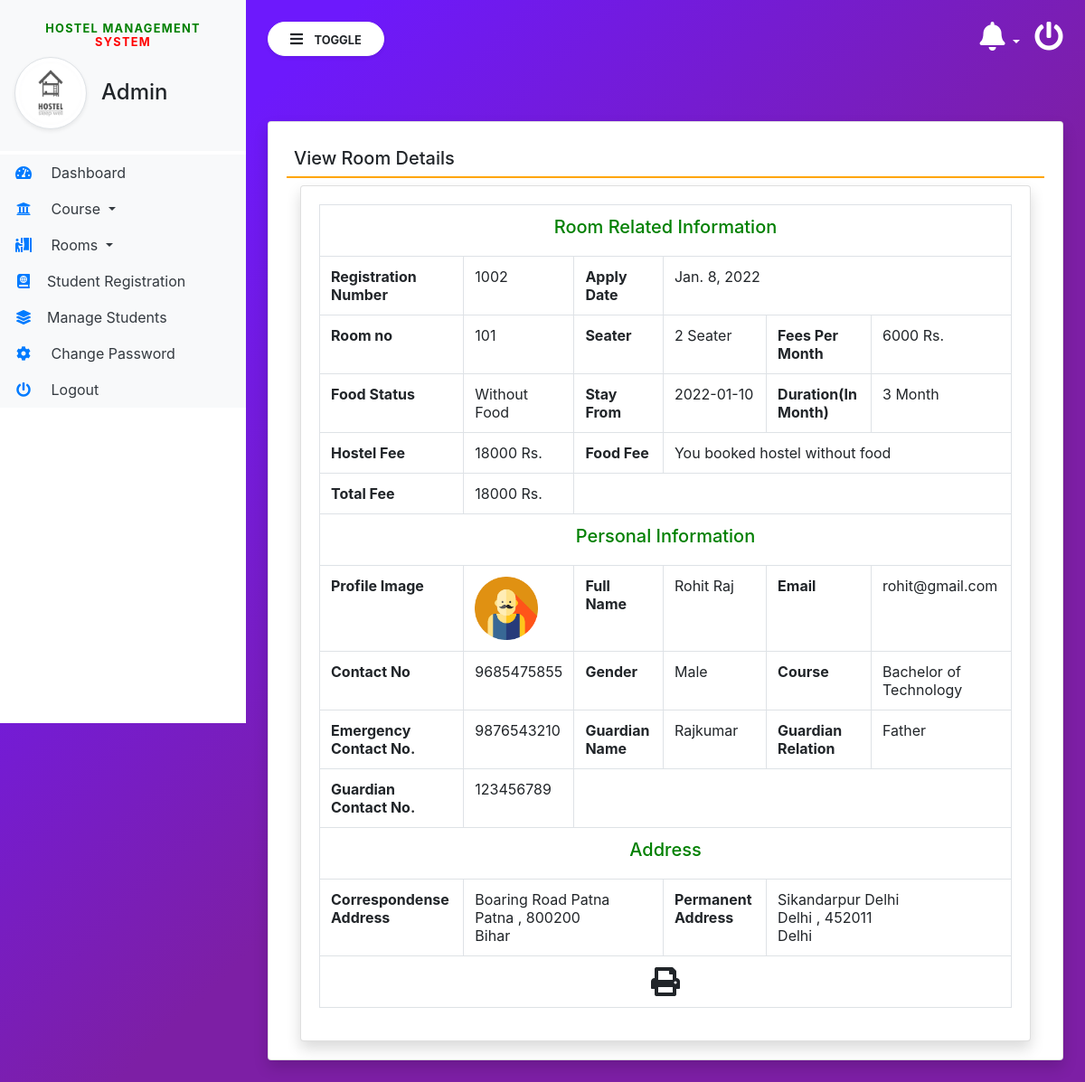
The page /view_RegistrationDtls/1 (signed in) on the database its author committed.
### hostel/models.py (models this page shows, shortened)
class Registration(models.Model):
    rooms = models.ForeignKey(Rooms, on_delete=models.CASCADE)
    foodstatus = models.CharField(max_length=100, null=True)
    stayfrom = models.CharField(max_length=50, null=True)
    duration = models.CharField(max_length=50, null=True)
    course = models.ForeignKey(Courses, on_delete=models.CASCADE)
    userreg = models.ForeignKey(Userregistration, on_delete=models.CASCADE)
    egycontactno = models.CharField(max_length=15, null=True)
    guardianName = models.CharField(max_length=250, null=True)
    guardianRelation = models.CharField(max_length=250, null=True)
    guardianContactno = models.CharField(max_length=15, null=True)
    corresAddress = models.CharField(max_length=350, null=True)
    corresCIty = models.CharField(max_length=100, null=True)
    corresState = models.CharField(max_length=100, null=True)
    corresPincode = models.CharField(max_length=50, null=True)
    pmntAddress = models.CharField(max_length=350, null=True)
    pmntCity = models.CharField(max_length=100, null=True)
    pmnatetState = models.CharField(max_length=100, null=True)
    pmntPincode = models.CharField(max_length=50, null=True)
    postingDate = models.DateField(null=True)
    updationDate = models.DateField(null=True)

class Userregistration(models.Model):
    users = models.ForeignKey(User, on_delete=models.CASCADE)
    regNo = models.IntegerField(null=True)
    gender = models.CharField(max_length=50, null=True)
    contactNo = models.CharField(max_length=15, null=True)
    image = models.FileField(max_length=200, null=True)
    regDate = models.DateField(null=True)
    updationDate = models.DateTimeField(auto_now_add=True)

class Rooms(models.Model):
    seater = models.CharField(max_length=100, null=True)
    room_no = models.CharField(max_length=100, null=True)
    fees = models.CharField(max_length=255, null=True)
    posting_date = models.DateTimeField(auto_now_add=True)

class Courses(models.Model):
    course_code = models.CharField(max_length=255, null=True)
    course_sn = models.CharField(max_length=100, null=True)
    course_fn = models.CharField(max_length=255, null=True)
    posting_date = models.DateTimeField(auto_now_add=True)

### hostel/views.py (the view)
# urls.py: path('view_RegistrationDtls/<int:pid>', view_RegistrationDtls, name='view_RegistrationDtls'),
def view_RegistrationDtls(request,pid):
    if not request.user.is_authenticated:
        return redirect('admin_login')
    roomdata = Registration.objects.get(id=pid)
    totalroomcost = int(roomdata.duration) * int(roomdata.rooms.fees)
    totalfoodcost = int(roomdata.duration) * 2000
    totalcost = totalroomcost + totalfoodcost
    return render(request, 'view_RegistrationDtls.html', locals())

### hostel/templates/view_RegistrationDtls.html (shortened to what this page needs)
{% extends 'admin_base.html' %}
{% block main  %}
<div class="card shadow mt-5">
    <div class="card-body">
        <h5 class="p-2" style="border-bottom: 2px solid orange;">View Room Details</h5>
        <div class="container-fluid">
           <div class="row" id="print">
               <div class="col-lg-12">
                   <div class="card shadow">
                        <div class="card-body">
                            <table class="table table-bordered " cellspacing="0" width="100%" border="1">
                                <tr>
                                   <td colspan="6" style="text-align:center; color:green"><h5>Room Related Information</h5></td>
                                </tr>
                                <tr>
                                    <th>Registration Number </th>
                                    <td>{{roomdata.userreg.regNo}}</td>
                                    <th>Apply Date </th>
                                    <td colspan="3">{{roomdata.userreg.regDate}}</td>
                                </tr>
                                <tr>
                                    <th>Room no </th>
                                    <td>{{roomdata.rooms.room_no}}</td>
                                    <th>Seater </th>
                                    <td>{{roomdata.rooms.seater}} Seater</td>
                                    <th>Fees Per Month </th>
                                    <td>{{roomdata.rooms.fees}} Rs.</td>
                                </tr>
                                <tr>
                                    <th>Food Status</th>
                                    <td>{{roomdata.foodstatus}}</td>
                                    <th>Stay From</th>
                                    <td>{{roomdata.stayfrom}}</td>
                                    <th>Duration(In Month)</th>
                                    <td>{{roomdata.duration}} Month</td>
                                </tr>
                                <tr>
                                    <th>Hostel Fee</th>
                                    <td>{% widthratio roomdata.rooms.fees 1 roomdata.duration %} Rs.</td>
                                    {% if roomdata.foodstatus == 'Without Food'%}
                                    <th>Food Fee</th>
                                    <td colspan="3">You booked hostel without food</td>
                                    {% else %}
                                    <th>Food Fee</th>
                                    <td colspan="3">{% widthratio 2000 1 roomdata.duration %} Rs.</td>
                                    {% endif %}
                                </tr>
                                <tr>
                                    {% if roomdata.foodstatus == 'Without Food'%}
                                    <th>Total Fee</th>
                                    <td>{% widthratio roomdata.rooms.fees 1 roomdata.duration %} Rs.</td>
                                    {% else %}
                                    <th>Total Fee</th>
                                    <td>{{totalcost}} Rs.</td>
                                    {% endif %}
                                </tr>
                                <tr>
                                   <td colspan="6" style="text-align:center; color:green"><h5>Personal Information</h5></td>
                                </tr>
                                <tr>
                                    <th>Profile Image</th>
                                    <td><img src="{{roomdata.userreg.image.url}}" width="70" height="70"></td>
                                    <th>Full Name </th>
                                    <td>{{roomdata.userreg.users.first_name}} {{roomdata.userreg.users.last_name}}</td>
                                    <th>Email </th>
                                    <td>{{roomdata.userreg.users.username}}</td>
                                </tr>
                                <tr>
                                    <th>Contact No </th>
                                    <td>{{roomdata.userreg.contactNo}}</td>
                                    <th>Gender </th>
                                    <td>{{roomdata.userreg.gender}}</td>
                                    <th>Course </th>
                                    <td>{{roomdata.course.course_fn}}</td>
                                </tr>
                                <tr>
                                    <th>Emergency Contact No. </th>
                                    <td>{{roomdata.egycontactno}}</td>
                                    <th>Guardian Name</th>
                                    <td>{{roomdata.guardianName}}</td>
                                    <th>Guardian Relation</th>
                                    <td>{{roomdata.guardianRelation}}</td>
                                </tr>
                                <tr>
                                    <th>Guardian Contact No. </th>
                                    <td >{{roomdata.guardianContactno}}</td>
                                </tr>
                                <tr>
                                   <td colspan="6" style="text-align:center; color:green"><h5>Address</h5></td>
                                </tr>
                                <tr>
                                   <td><b>Correspondense Address</b></td>
                                   <td colspan="2">{{roomdata.corresAddress}}<br>
                                       {{roomdata.corresCIty}} , {{roomdata.corresPincode}}<br>
                                       {{roomdata.corresState}}
                                   </td>
                                   <td><b>Permanent Address</b></td>
                                   <td colspan="2">{{roomdata.pmntAddress}}<br>
                                       {{roomdata.pmntCity}} , {{roomdata.pmntPincode}}<br>
                                       {{roomdata.pmnatetState}}
                                   </td>
                                </tr>
                              <tr>
                                <td colspan="6" align="center"><span style="text-align: center" ><i class="fa fa-print fa-2x" aria-hidden="true" OnClick="CallPrint(this.value)" style="cursor:pointer" title="Print the Report"></i></span></td>
                              </tr>
                            </table>
                        </div>
                    </div>
                </div>
           </div>
    </div>
</div>
</div>
{% endblock %}

### hostel/templates/admin_base.html (shortened to what this page needs)
{% load static %}
<html lang="en">
<head>
    <link rel="stylesheet" href="https://maxcdn.bootstrapcdn.com/bootstrap/4.3.1/css/bootstrap.min.css">
    <link rel="stylesheet" href="https://use.fontawesome.com/releases/v5.6.3/css/all.css"
>
    <link rel="stylesheet" href="https://cdnjs.cloudflare.com/ajax/libs/twitter-bootstrap/4.5.2/css/bootstrap.css">
    <link rel="stylesheet" href="https://cdn.datatables.net/1.11.3/css/dataTables.bootstrap4.min.css">
    <link rel="stylesheet" type="text/css" href="{% static 'css/sidebar.css' %}">
</head>
<body>
<div class="vertical-nav bg-white" id="sidebar">
    <div class="py-4 px-3 mb-1 bg-light">
        <center><h4 class="font-weight-bold text-uppercase px-3 small dashboard-text"><span style="color: green">Hostel Management</span> <span style="color: red">System</span></h4></center>
        <div class="media d-flex align-items-center">
            <img src="{% static 'images/hostel.jpg' %}" width="80" height="80"
                 class="mr-3 rounded-circle img-thumbnail shadow-sm">
            <div class="media-body">
                <h4 class="mb-0">Admin</h4>
            </div>
        </div>
    </div>
    <ul class="nav flex-column bg-white">
        <li class="nav-item">
            <a href="{% url 'admin_home' %}" class="nav-link text-dark bg-light">
                <i class="fas fa-tachometer-alt fa-fw mr-3 text-primary"></i>
                Dashboard
            </a>
        </li>
        <li class="nav-item dropdown">
            <a class="nav-link dropdown-toggle text-dark bg-light" href="#" id="navbardrop" data-toggle="dropdown">
                <i class="fas fa-university mr-3 text-primary fa-fw"></i> Course
            </a>
        </li>
        <li class="nav-item dropdown">
            <a class="nav-link dropdown-toggle text-dark bg-light" href="#" id="navbardrop" data-toggle="dropdown">
                <i class="fas fa-person-booth mr-3 text-primary fa-fw"></i> Rooms
            </a>
        </li>
        <li class="nav-item">
            <a href="{% url 'student_Registration' %}" class="nav-link text-dark bg-light">
                <i class="fas fa-atlas mr-3 text-primary fa-fw"></i>Student Registration
            </a>
        </li>
        <li class="nav-item">
            <a href="{% url 'manage_student' %}" class="nav-link text-dark bg-light">
                <i class="fas fa-layer-group mr-3 text-primary fa-fw"></i>Manage Students
            </a>
        </li>
        <li class="nav-item">
            <a href="{% url 'changePassword' %}" class="nav-link text-dark bg-light">
                <i class="fas fa-cog mr-3 text-primary fa-fw"></i>
                Change Password
            </a>
        </li>
        <li class="nav-item">
            <a href="/logout" class="nav-link text-dark bg-light">
                <i class="fas fa-power-off mr-3 text-primary fa-fw"></i>
                Logout
            </a>
        </li>
    </ul>
</div>
<div class="page-content p-4" id="content">
    <a href="/logout" title="logout" class="float-right text-white"><i class="fas fa-power-off fa-2x"></i></a>
    <div class="container">
        <div class="dropdown">
            <a href="" class="float-right text-white pr-3 dropdown-toggle" id="menu1" data-toggle="dropdown"><i class="fas fa-bell fa-2x"> </i>
            </a>
        </div>
    </div>
    <button id="sidebarCollapse" type="button" class="btn btn-light bg-white rounded-pill shadow-sm px-4 mb-4">
        <i class="fas fa-bars mr-2"></i>
        <small class="text-uppercase font-weight-bold">Toggle</small>
    </button>
    {% block main %}
    {% endblock %}
</div>
</body>
</html>

### hostel/static/css/sidebar.css (style rules this page uses)
body { background-image : linear-gradient(135.9deg,rgba(109,25,252,1) 16.4%,rgba(125,31,165,1) 56.1%); min-height:100vh; }
.vertical-nav { min-width : 17rem; width : 17rem; height:100vh; position:fixed; top:0; left:0; transition: all 0.4s; }
.page-content { width:calc(100% - 17rem); margin-left:17rem; transition:all 0.4s; }
.dashboard-text { letter-spacing : 0.1em; color : #aaa; }

### rows shown on the page
Registration: userreg.regNo "1002", userreg.regDate "Jan. 8, 2022", rooms.room_no "101", rooms.seater "2", rooms.fees "6000", foodstatus "Without Food", stayfrom "2022-01-10", duration "3", rooms+duration "18000", userreg.image (picture), userreg.users.first_name "Rohit", userreg.users.last_name "Raj", userreg.users.username "rohit@gmail.com", userreg.contactNo "9685475855", userreg.gender "Male", course.course_fn "Bachelor of Technology", egycontactno "9876543210", guardianName "Rajkumar", guardianRelation "Father", guardianContactno "123456789", corresAddress "Boaring Road Patna", corresCIty "Patna", corresPincode "800200", corresState "Bihar", pmntAddress "Sikandarpur Delhi", pmntCity "Delhi", pmntPincode "452011", pmnatetState "Delhi"
